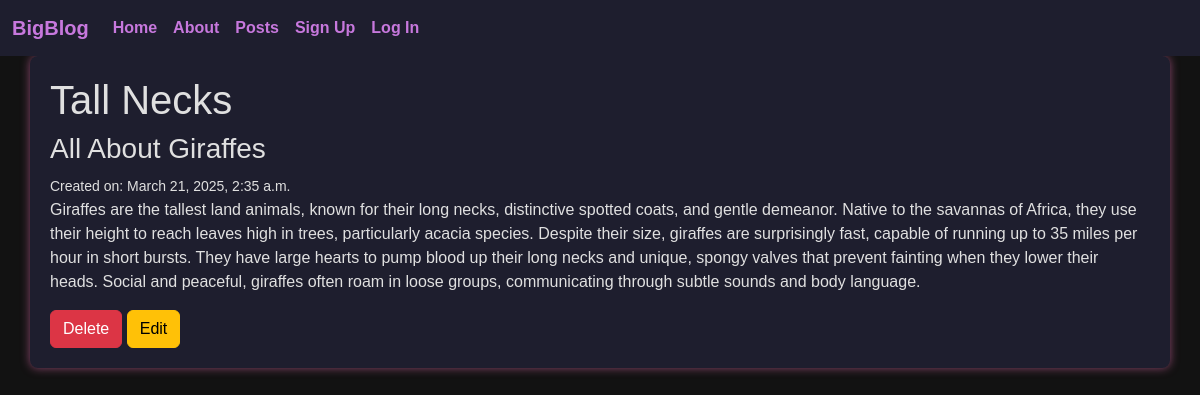
The page /posts/7/detail/ on the database its author committed.
### posts/models.py (models this page shows, shortened)
class Post(models.Model):
    title = models.CharField(max_length=128)
    subtitle = models.CharField(max_length=256)
    body = models.TextField()
    author = models.ForeignKey(
        get_user_model(),
        on_delete=models.CASCADE
    )
    status = models.ForeignKey(
        Status,
        on_delete=models.CASCADE
    )
    created_on = models.DateTimeField(auto_now_add=True)

### posts/views.py (the view, shortened to what this page needs)
# urls.py: path("<int:pk>/detail/", views.PostDetailView.as_view(), name="detail"),
class PostDetailView(DetailView):
    template_name = "posts/detail.html"
    model = Post

### templates/posts/detail.html (shortened to what this page needs)
{% extends 'base.html' %}
{% block content %}
<h1>{{ post.title }}</h1>
<h3>{{ post.subtitle }}</h3>
<small>Created on: {{ post.created_on }}</small>
<p>{{ post.body }}</p>
<a href="{% url 'delete' post.id %}" class="card-link btn btn-danger">Delete</a>
<a href="{% url 'edit' post.id %}" class="card-link btn btn-warning">Edit</a>
{% endblock content %}

### static/css/base.css (style rules this page uses)
body { background-color: #121212; color: #e0e0e0; font-family: Arial, sans-serif; }
a { color: #8be9fd; text-decoration: none; }

### rows shown on the page
Post: title "Tall Necks", subtitle "All About Giraffes", created_on "March 21, 2025, 2:35 a.m.", body "Giraffes are the tallest land animals, known for their long necks, distinctive spotted coats, and gentle demeanor. Native to the savannas of Africa, they use their height to reach leaves high in trees, particularly acacia species. Despite their size, giraffes are surprisingly fast, capable of running up to 35 miles per hour in short bursts. They have large hearts to pump blood up their long necks and unique, spongy valves that prevent fainting when they lower their heads. Social and peaceful, giraffes often roam in loose groups, communicating through subtle sounds and body language."
